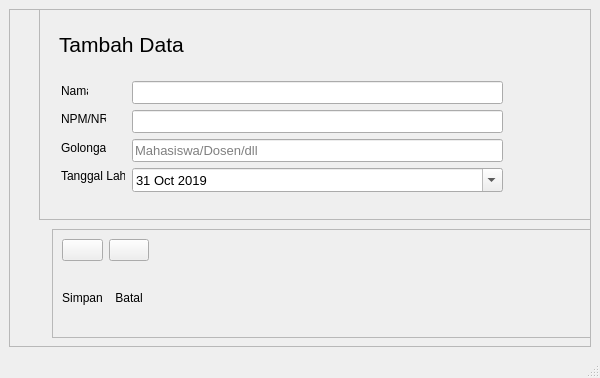
<?xml version="1.0" encoding="UTF-8"?>
<ui version="4.0">
 <class>MainWindow</class>
 <widget class="QMainWindow" name="MainWindow">
  <property name="geometry">
   <rect>
    <x>0</x>
    <y>0</y>
    <width>600</width>
    <height>378</height>
   </rect>
  </property>
  <property name="windowTitle">
   <string>MainWindow</string>
  </property>
  <widget class="QWidget" name="centralwidget">
   <layout class="QGridLayout" name="gridLayout">
    <item row="0" column="0">
     <widget class="QFrame" name="frame">
      <property name="frameShape">
       <enum>QFrame::StyledPanel</enum>
      </property>
      <property name="frameShadow">
       <enum>QFrame::Raised</enum>
      </property>
      <widget class="QFrame" name="frame_2">
       <property name="geometry">
        <rect>
         <x>43</x>
         <y>220</y>
         <width>671</width>
         <height>109</height>
        </rect>
       </property>
       <property name="frameShape">
        <enum>QFrame::StyledPanel</enum>
       </property>
       <property name="frameShadow">
        <enum>QFrame::Raised</enum>
       </property>
       <layout class="QGridLayout" name="gridLayout_2">
        <item row="0" column="2">
         <spacer name="horizontalSpacer">
          <property name="orientation">
           <enum>Qt::Horizontal</enum>
          </property>
          <property name="sizeHint" stdset="0">
           <size>
            <width>270</width>
            <height>20</height>
           </size>
          </property>
         </spacer>
        </item>
        <item row="0" column="0">
         <layout class="QVBoxLayout" name="verticalLayout_3">
          <item>
           <widget class="QPushButton" name="pushButton">
            <property name="text">
             <string/>
            </property>
            <property name="icon">
             <iconset resource="img_rsc.qrc">
              <normaloff>:/images/img/centang.png</normaloff>:/images/img/centang.png</iconset>
            </property>
            <property name="iconSize">
             <size>
              <width>60</width>
              <height>60</height>
             </size>
            </property>
           </widget>
          </item>
          <item>
           <widget class="QLabel" name="label_3">
            <property name="text">
             <string>Simpan</string>
            </property>
            <property name="alignment">
             <set>Qt::AlignCenter</set>
            </property>
           </widget>
          </item>
         </layout>
        </item>
        <item row="0" column="1">
         <layout class="QVBoxLayout" name="verticalLayout_2">
          <item>
           <widget class="QPushButton" name="pushButton_2">
            <property name="text">
             <string/>
            </property>
            <property name="icon">
             <iconset resource="img_rsc.qrc">
              <normaloff>:/images/img/silang.png</normaloff>:/images/img/silang.png</iconset>
            </property>
            <property name="iconSize">
             <size>
              <width>60</width>
              <height>60</height>
             </size>
            </property>
           </widget>
          </item>
          <item>
           <widget class="QLabel" name="label_8">
            <property name="text">
             <string>Batal</string>
            </property>
            <property name="alignment">
             <set>Qt::AlignCenter</set>
            </property>
           </widget>
          </item>
         </layout>
        </item>
       </layout>
      </widget>
      <widget class="QFrame" name="frame_3">
       <property name="geometry">
        <rect>
         <x>30</x>
         <y>0</y>
         <width>711</width>
         <height>211</height>
        </rect>
       </property>
       <property name="frameShape">
        <enum>QFrame::StyledPanel</enum>
       </property>
       <property name="frameShadow">
        <enum>QFrame::Raised</enum>
       </property>
       <widget class="QWidget" name="layoutWidget">
        <property name="geometry">
         <rect>
          <x>93</x>
          <y>72</y>
          <width>371</width>
          <height>111</height>
         </rect>
        </property>
        <layout class="QVBoxLayout" name="verticalLayout">
         <item>
          <widget class="QLineEdit" name="lineEdit">
           <property name="font">
            <font>
             <pointsize>10</pointsize>
            </font>
           </property>
          </widget>
         </item>
         <item>
          <widget class="QLineEdit" name="lineEdit_2">
           <property name="font">
            <font>
             <pointsize>10</pointsize>
            </font>
           </property>
          </widget>
         </item>
         <item>
          <widget class="QLineEdit" name="lineEdit_7">
           <property name="font">
            <font>
             <pointsize>10</pointsize>
            </font>
           </property>
           <property name="placeholderText">
            <string>Mahasiswa/Dosen/dll</string>
           </property>
          </widget>
         </item>
         <item>
          <widget class="QDateEdit" name="dateEdit">
           <property name="font">
            <font>
             <pointsize>10</pointsize>
            </font>
           </property>
           <property name="autoFillBackground">
            <bool>false</bool>
           </property>
           <property name="calendarPopup">
            <bool>true</bool>
           </property>
           <property name="timeSpec">
            <enum>Qt::LocalTime</enum>
           </property>
           <property name="date">
            <date>
             <year>2019</year>
             <month>10</month>
             <day>31</day>
            </date>
           </property>
          </widget>
         </item>
        </layout>
       </widget>
       <widget class="QLabel" name="label_9">
        <property name="geometry">
         <rect>
          <x>22</x>
          <y>74</y>
          <width>27</width>
          <height>16</height>
         </rect>
        </property>
        <property name="text">
         <string>Nama</string>
        </property>
       </widget>
       <widget class="QLabel" name="label">
        <property name="geometry">
         <rect>
          <x>22</x>
          <y>102</y>
          <width>45</width>
          <height>16</height>
         </rect>
        </property>
        <property name="text">
         <string>NPM/NRP</string>
        </property>
       </widget>
       <widget class="QLabel" name="label_4">
        <property name="geometry">
         <rect>
          <x>22</x>
          <y>131</y>
          <width>45</width>
          <height>16</height>
         </rect>
        </property>
        <property name="text">
         <string>Golongan</string>
        </property>
       </widget>
       <widget class="QLabel" name="label_2">
        <property name="geometry">
         <rect>
          <x>22</x>
          <y>159</y>
          <width>64</width>
          <height>16</height>
         </rect>
        </property>
        <property name="text">
         <string>Tanggal Lahir</string>
        </property>
       </widget>
       <widget class="QLabel" name="label_5">
        <property name="geometry">
         <rect>
          <x>20</x>
          <y>20</y>
          <width>331</width>
          <height>31</height>
         </rect>
        </property>
        <property name="font">
         <font>
          <pointsize>16</pointsize>
         </font>
        </property>
        <property name="text">
         <string>Tambah Data</string>
        </property>
       </widget>
      </widget>
     </widget>
    </item>
   </layout>
  </widget>
  <widget class="QMenuBar" name="menubar">
   <property name="geometry">
    <rect>
     <x>0</x>
     <y>0</y>
     <width>600</width>
     <height>21</height>
    </rect>
   </property>
  </widget>
  <widget class="QStatusBar" name="statusbar"/>
 </widget>
 <resources>
  <include location="img_rsc.qrc"/>
 </resources>
 <connections/>
</ui>
